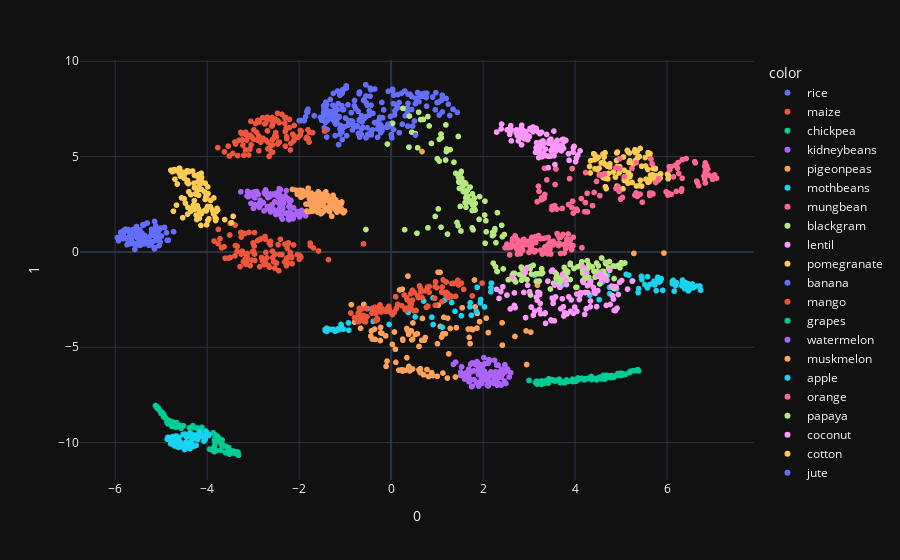

Notebook source saved alongside this figure:
### Code cell
# Aplica t-SNE
tsne = TSNE(n_components=2, perplexity=500, n_iter=260)
X_tsne = tsne.fit_transform(data_standar)

fig = px.scatter(X_tsne,
                 x=0,
                 y=1,
                 color=data['label'])
fig
